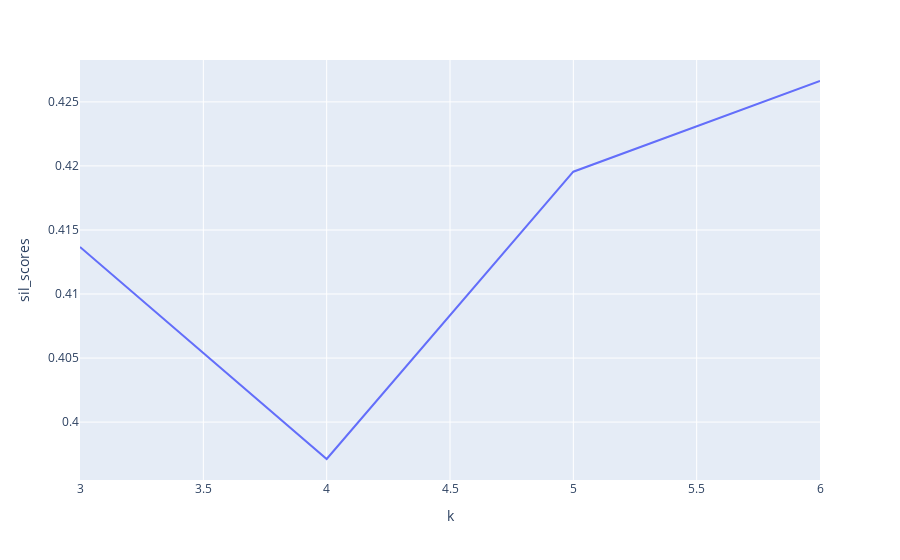

The notebook cell this image was saved under:
### Markdown cell above
Scores for differents values of K

### Code cell
score = sil_score(3, 7, X_trans)
px.line(score, x='k', y='sil_scores')

### Figure 1 — Plotly figure (JSON) as saved in the notebook; plotly's stock layout.template omitted (floating-point values rounded to 4 significant figures)
{"data": [{"hovertemplate": "k=%{x}<br>sil_scores=%{y}<extra></extra>", "legendgroup": "", "line": {"color": "#636efa", "dash": "solid"}, "mode": "lines", "name": "", "orientation": "v", "showlegend": false, "type": "scatter", "x": [3, 4, 5, 6], "xaxis": "x", "y": [0.4137, 0.3971, 0.4195, 0.4266], "yaxis": "y"}], "layout": {"legend": {"tracegroupgap": 0}, "margin": {"t": 60}, "xaxis": {"anchor": "y", "domain": [0, 1], "title": {"text": "k"}}, "yaxis": {"anchor": "x", "domain": [0, 1], "title": {"text": "sil_scores"}}}}
